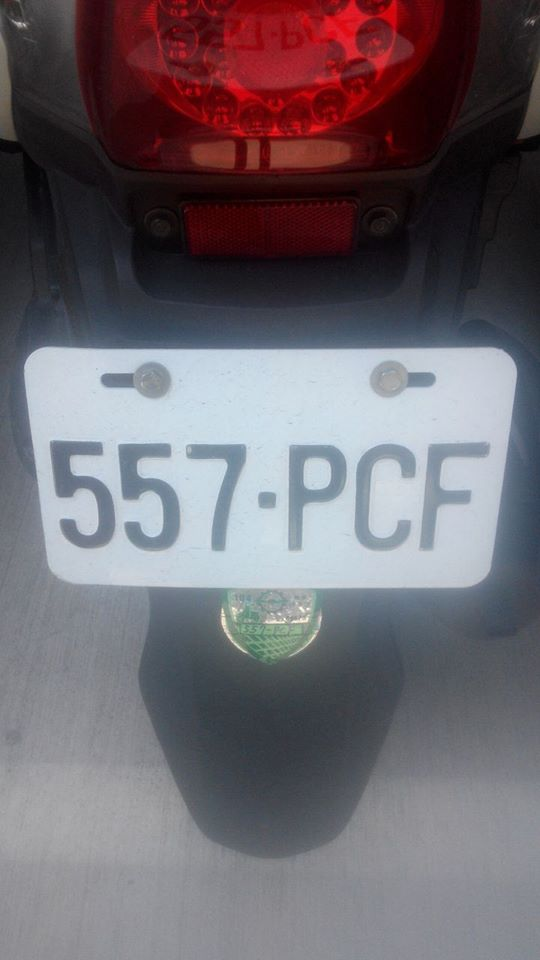
#> input picture 作業/車牌辨識/qiu_sheng/image/car3.jpg, 540 x 960 px
$ python LicensePlate_Detection.py
#> lines starting #> are read from the running program, lines starting #| are printed output that depends on the picture; after the words box and inside, x2 and y2 are one past the last pixel; in counts of white or black regions, pixels touching at a corner belong together
# -*- coding=utf-8 -*-
import cv2

carPath = "./xml/us.xml"
carCascade = cv2.CascadeClassifier(carPath)

# smilePath = "./xml/haarcascade_smile.xml"
# smileCascade = cv2.CascadeClassifier(smilePath)

img = cv2.imread("./image/car3.jpg")
#> img is the input picture: shape (960, 540, 3); mean B, G, R 110, 103.4, 110.8
gray = cv2.cvtColor(img, cv2.COLOR_BGR2GRAY)
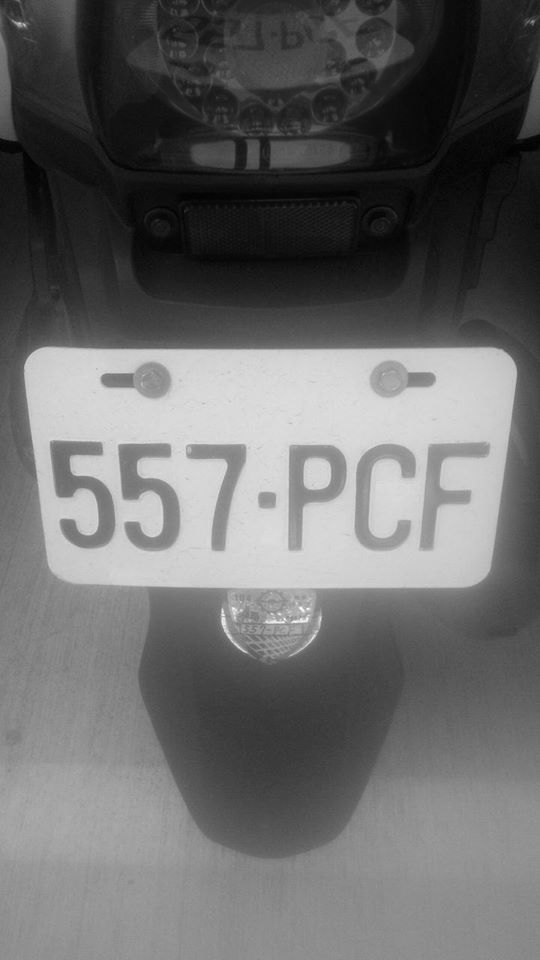
#> gray: shape (960, 540); min 1, max 254, mean 106.4

cars = carCascade.detectMultiScale(
    gray,
    scaleFactor=1.1,
    minNeighbors=8,
    minSize=(60, 60),
    flags=cv2.CASCADE_SCALE_IMAGE
)
#> cars = [[31, 370, 483, 242]]

# 畫出車牌
for (x, y, w, h) in cars:
    cv2.rectangle(img, (x, y), (x+w, y+h), (0, 0, 255), 2)
    roi_gray = gray[y:y+h, x:x+w]
    roi_color = img[y:y+h, x:x+w]
#> this loop made 1 pass
#> pass 1, `roi_gray = gray[y:y+h, x:x+w]`:
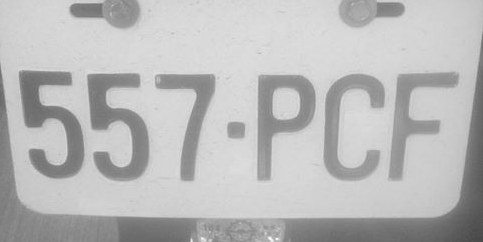
#> roi_gray: shape (242, 483); min 71, max 254, mean 185.6
#> pass 1, `roi_color = img[y:y+h, x:x+w]`:
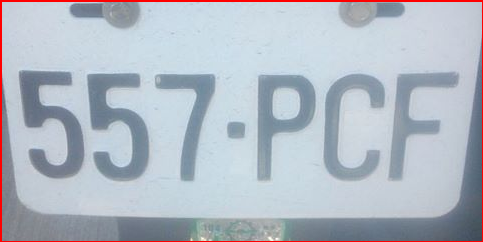
#> roi_color: shape (242, 483, 3); mean B, G, R 195.5, 185, 177.6
#> after the loop:
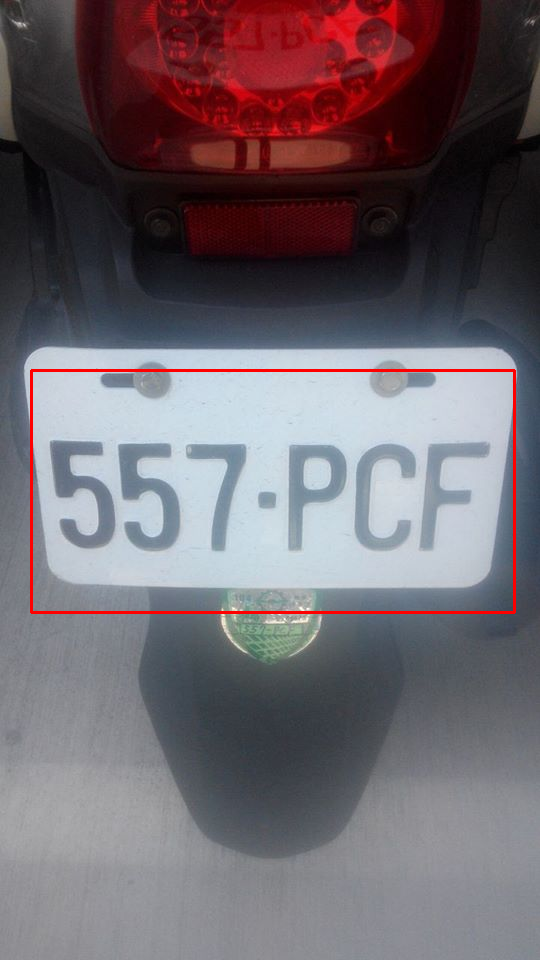
#> img: shape (960, 540, 3); 0.84% of pixels changed, all inside (x1, y1, x2, y2) = (30, 369, 516, 614)

cv2.imshow('LicensePlate?', img)
# 儲存檔案
cv2.imwrite("./image/LicensePlate3.jpg",img)
# 任意鍵離開(若設定為 0 就表示持續等待至使用者按下按鍵為止)
c = cv2.waitKey(0)
#> (key Esc is pressed here)

$ run again, with 作業/車牌辨識/qiu_sheng/image/car1.jpg copied over 作業/車牌辨識/qiu_sheng/image/car3.jpg
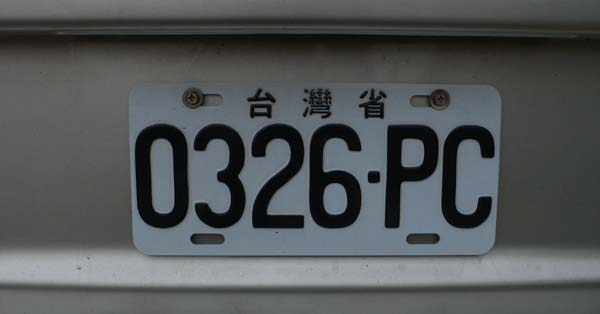
#> input picture 作業/車牌辨識/qiu_sheng/image/car1.jpg, 600 x 314 px
#> img is the input picture: shape (314, 600, 3); mean B, G, R 86.3, 84.5, 81.1
#> cars = [[107, 64, 430, 215]]
#> the loop `for (x, y, w, h) in cars:` made 1 pass
#> pass 1, `roi_color = img[y:y+h, x:x+w]`:
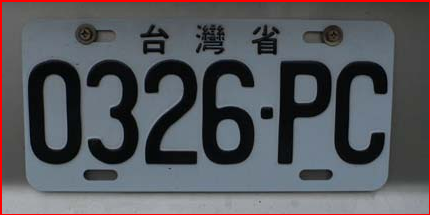
#> roi_color: shape (215, 430, 3); mean B, G, R 92, 87.3, 86.5
#> after the loop `for (x, y, w, h) in cars:`:
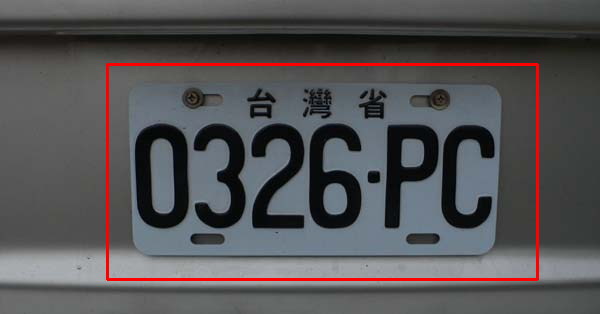
#> img: shape (314, 600, 3); 2.05% of pixels changed, all inside (x1, y1, x2, y2) = (106, 63, 539, 281)

$ run again, with 作業/車牌辨識/qiu_sheng/image/car2.jpg copied over 作業/車牌辨識/qiu_sheng/image/car3.jpg
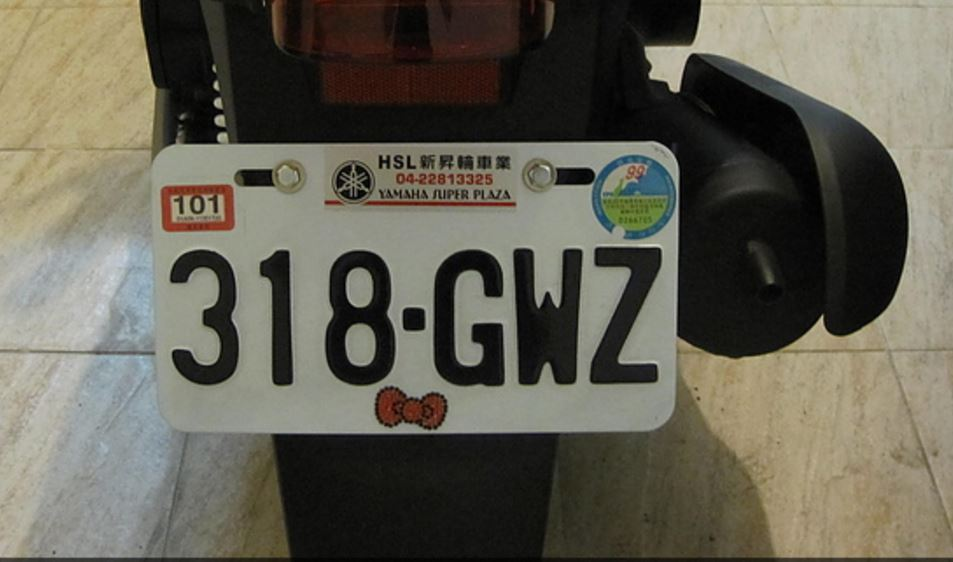
#> input picture 作業/車牌辨識/qiu_sheng/image/car2.jpg, 953 x 562 px
#> img is the input picture: shape (562, 953, 3); mean B, G, R 84.3, 96.8, 99.8
#> `gray = cv2.cvtColor(img, cv2.COLOR_BGR2GRAY)`:
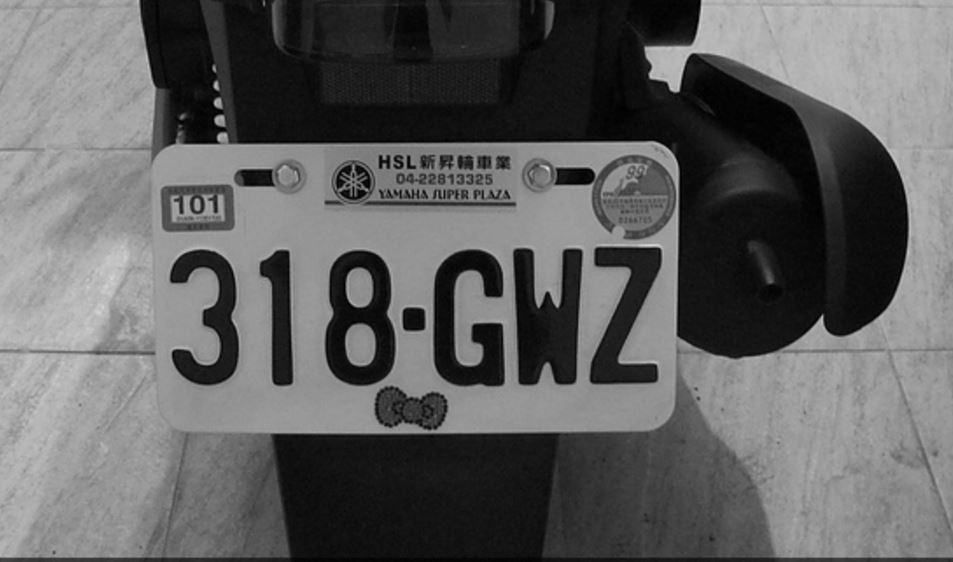
#> gray: shape (562, 953); min 0, max 228, mean 96.3
#> cars = [[106, 154, 614, 307]]
#> the loop `for (x, y, w, h) in cars:` made 1 pass
#> after the loop `for (x, y, w, h) in cars:`:
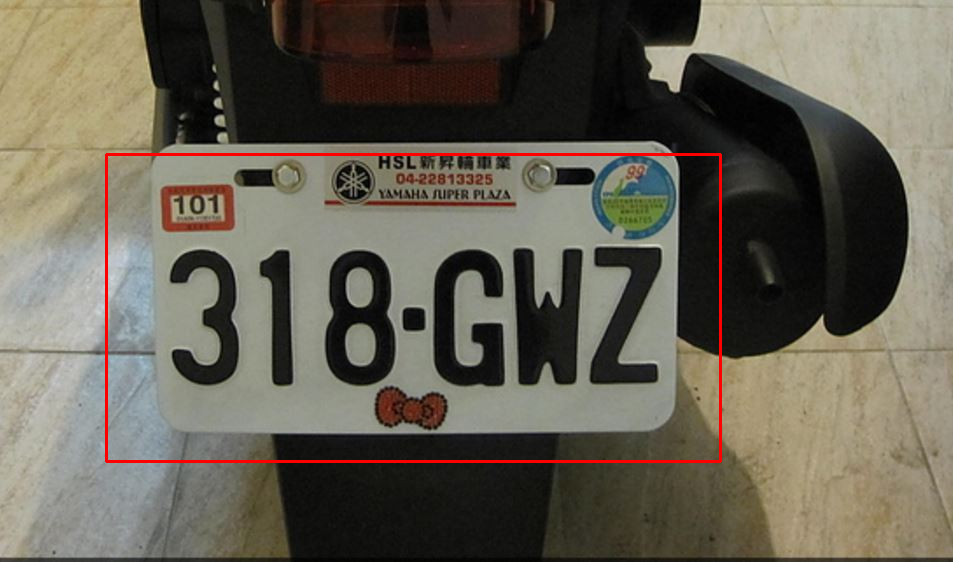
#> img: shape (562, 953, 3); 1.03% of pixels changed, all inside (x1, y1, x2, y2) = (105, 153, 722, 463)
